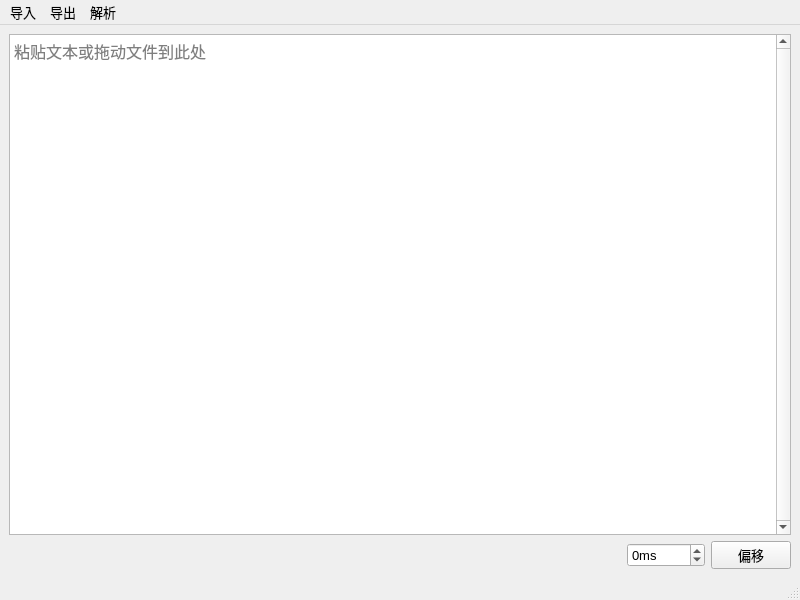
<?xml version="1.0" encoding="UTF-8"?>
<ui version="4.0">
 <class>MainWindow</class>
 <widget class="QMainWindow" name="MainWindow">
  <property name="geometry">
   <rect>
    <x>0</x>
    <y>0</y>
    <width>800</width>
    <height>600</height>
   </rect>
  </property>
  <property name="font">
   <font>
    <pointsize>10</pointsize>
   </font>
  </property>
  <property name="windowTitle">
   <string>MainWindow</string>
  </property>
  <widget class="QWidget" name="centralwidget">
   <layout class="QGridLayout" name="gridLayout" columnstretch="12,0,0">
    <item row="1" column="2">
     <widget class="QPushButton" name="offsetButton">
      <property name="text">
       <string>偏移</string>
      </property>
     </widget>
    </item>
    <item row="1" column="0">
     <spacer name="horizontalSpacer">
      <property name="orientation">
       <enum>Qt::Horizontal</enum>
      </property>
      <property name="sizeHint" stdset="0">
       <size>
        <width>549</width>
        <height>20</height>
       </size>
      </property>
     </spacer>
    </item>
    <item row="1" column="1">
     <widget class="QSpinBox" name="offsetCount">
      <property name="suffix">
       <string>ms</string>
      </property>
      <property name="minimum">
       <number>-9999</number>
      </property>
      <property name="maximum">
       <number>9999</number>
      </property>
     </widget>
    </item>
    <item row="0" column="0" colspan="3">
     <widget class="MPlainTextEdit" name="TTMLTextEdit">
      <property name="font">
       <font>
        <pointsize>12</pointsize>
       </font>
      </property>
      <property name="verticalScrollBarPolicy">
       <enum>Qt::ScrollBarAlwaysOn</enum>
      </property>
      <property name="horizontalScrollBarPolicy">
       <enum>Qt::ScrollBarAlwaysOff</enum>
      </property>
      <property name="placeholderText">
       <string>粘贴文本或拖动文件到此处</string>
      </property>
     </widget>
    </item>
   </layout>
  </widget>
  <widget class="QMenuBar" name="menubar">
   <property name="geometry">
    <rect>
     <x>0</x>
     <y>0</y>
     <width>800</width>
     <height>22</height>
    </rect>
   </property>
   <widget class="QMenu" name="menu_input">
    <property name="title">
     <string>导入</string>
    </property>
    <addaction name="fromFile"/>
    <addaction name="fromClipboard"/>
   </widget>
   <widget class="QMenu" name="menu_output">
    <property name="title">
     <string>导出</string>
    </property>
    <addaction name="toTTML"/>
    <addaction name="toASS"/>
    <addaction name="toLRC"/>
    <addaction name="toSPL"/>
    <addaction name="toLYS"/>
    <addaction name="toQRC"/>
    <addaction name="toYRC"/>
    <addaction name="toTXT"/>
   </widget>
   <widget class="QMenu" name="menu">
    <property name="title">
     <string>解析</string>
    </property>
    <addaction name="fromLYS"/>
    <addaction name="fromQRC"/>
    <addaction name="fromYRC"/>
   </widget>
   <addaction name="menu_input"/>
   <addaction name="menu_output"/>
   <addaction name="menu"/>
  </widget>
  <widget class="QStatusBar" name="statusbar"/>
  <action name="fromFile">
   <property name="text">
    <string>从 TTML 文件</string>
   </property>
  </action>
  <action name="fromClipboard">
   <property name="text">
    <string>从剪贴板</string>
   </property>
  </action>
  <action name="toASS">
   <property name="text">
    <string>ASS</string>
   </property>
  </action>
  <action name="toLYS">
   <property name="text">
    <string>LYS</string>
   </property>
  </action>
  <action name="toLRC">
   <property name="text">
    <string>LRC</string>
   </property>
  </action>
  <action name="toSPL">
   <property name="text">
    <string>SPL</string>
   </property>
  </action>
  <action name="toTTML">
   <property name="text">
    <string>TTML</string>
   </property>
  </action>
  <action name="toTXT">
   <property name="text">
    <string>TXT</string>
   </property>
  </action>
  <action name="toQRC">
   <property name="text">
    <string>QRC</string>
   </property>
  </action>
  <action name="toYRC">
   <property name="text">
    <string>YRC</string>
   </property>
  </action>
  <action name="fromLYS">
   <property name="text">
    <string>LYS</string>
   </property>
  </action>
  <action name="fromQRC">
   <property name="text">
    <string>QRC</string>
   </property>
  </action>
  <action name="fromYRC">
   <property name="text">
    <string>YRC</string>
   </property>
  </action>
 </widget>
 <customwidgets>
  <customwidget>
   <class>MPlainTextEdit</class>
   <extends>QPlainTextEdit</extends>
   <header>mplaintextedit.h</header>
  </customwidget>
 </customwidgets>
 <resources/>
 <connections/>
</ui>
